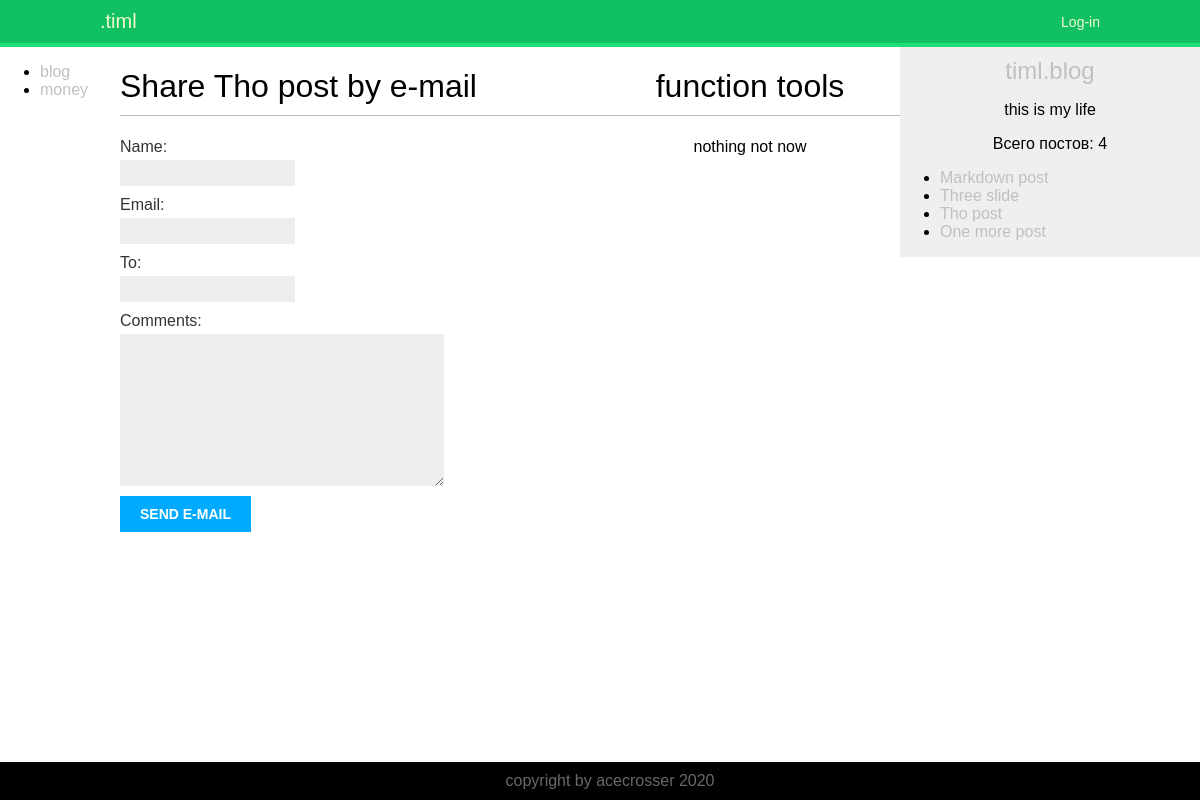
/blog/3/share/, run on the app's committed database.
### blog/models.py (models this page shows, shortened)
class Post(models.Model):
    STATUS_CHOICES = (
        ('draft', 'Draft'),
        ('published', 'Published')
    )
    title = models.CharField(max_length=250)
    slug = models.SlugField(max_length=250, unique_for_date='publish')
    author = models.ForeignKey(User, on_delete=models.CASCADE, related_name='blog_posts')
    body = models.TextField()
    publish = models.DateTimeField(default=timezone.now)
    created = models.DateTimeField(auto_now_add=True)
    update = models.DateTimeField(auto_now=True)
    status = models.CharField(max_length=10, choices=STATUS_CHOICES, default='draft')
    tags = TaggableManager()
    class Meta:
        ordering = ('-publish',)
    object = models.Manager()
    published = PublishedManager()
    def get_absolute_url(self):
        return reverse('blog:post_detail', args=[self.publish.year,
                                                 self.publish.month,
                                                 self.publish.day,
                                                 self.slug])

### blog/views.py (the view)
# urls.py: path('<int:post_id>/share/', views.post_share, name='post_share'),
def post_share(request, post_id):
    post = get_object_or_404(Post, id=post_id, status='published')
    sent = False
    if request.method == 'POST':
        form = EmailPostForm(request.POST)
        if form.is_valid():
            cd = form.cleaned_data
            post_url = request.build_absolute_uri(post.get_absolute_url())
            subject = '{} ({}) рекомендую прочитать "{}"'.format(cd['name'], cd['email'], post.title)
            message = 'Read "{}" at {}\n\n{}\'s comments:{}'.format(post.title,
                                                                    post_url,
                                                                    cd['name'],
                                                                    cd['comments'])
            send_mail(subject, message, 'acecrosser@yandex.ru', [cd['to']])
            sent = True
    else:
        form = EmailPostForm()
    return render(request, 'blog/post/share.html', {'post': post,
                                                    'form': form,
                                                    'sent': sent})

### blog/forms.py
class EmailPostForm(forms.Form):
    name = forms.CharField(max_length=25)
    email = forms.EmailField()
    to = forms.EmailField()
    comments = forms.CharField(required=False, widget=forms.Textarea)

### blog/models.py (called while the page is built)
    def get_queryset(self):
        return super().get_queryset().filter(status='published')

### blog/templatetags/blog_tags.py (called while the page is built)
@register.simple_tag
def total_posts():
    return Post.published.count()

@register.inclusion_tag('blog/post/latest_posts.html')
def show_latest_posts(count=5):
    latest_posts = Post.published.order_by('-publish')[:count]
    return {'latest_posts': latest_posts}

@register.simple_tag()
def function_tools():
    return 'nothing not now'

### blog/templates/blog/post/share.html (shortened to what this page needs)
{% extends "blog/base.html" %}
{% block content %}
    {% if sent %}
        <h1>E-mail successfully sent</h1>
        <p>"{{ post.title }}" was successfully sent to {{ form.cleaned_data.to }}.</p>
    {% else %}
        <h1>Share {{ post.title }} by e-mail</h1>
        <form action="." method="post">
            {{ form.as_p }}
        <input type="submit" value="Send e-mail">
        </form>
    {% endif %}
{% endblock %}

### blog/templates/blog/post/latest_posts.html
<ul>
  {% for post in latest_posts %}
  <li><a href="{{ post.get_absolute_url }}">{{ post.title}}</a></li>
  {% endfor %}
</ul>

### blog/static/css/blog.css (style rules this page uses)
body { margin:0; padding:0; font-family: Ubuntu Mono, sans-serif; }
a { color:#C0C0C0; text-decoration:none; }
h1 { font-weight:normal; border-bottom:1px solid #bbb; padding:0 0 10px 0; }
label { float:left; clear:both; color:#333; margin-bottom:4px; }
input, textarea { clear:both; float:left; margin:0 0 10px; background:#ededed; border:0; padding:6px 10px; font-size:12px; }
input[type=submit] { font-weight:bold; background:#00abff; color:#fff; padding:10px 20px; font-size:14px; text-transform:uppercase; }

### data on the page
Post: title "Tho post"
Post: title "Markdown post"
Post: title "Three slide"
Post: title "One more post"
